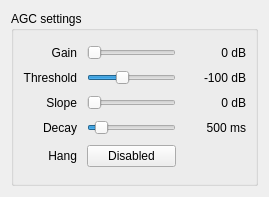
<?xml version="1.0" encoding="UTF-8"?>
<ui version="4.0">
 <class>CAgcOptions</class>
 <widget class="QDialog" name="CAgcOptions">
  <property name="geometry">
   <rect>
    <x>0</x>
    <y>0</y>
    <width>269</width>
    <height>197</height>
   </rect>
  </property>
  <property name="focusPolicy">
   <enum>Qt::StrongFocus</enum>
  </property>
  <property name="windowTitle">
   <string>AGC Settings</string>
  </property>
  <property name="windowIcon">
   <iconset resource="../../resources/icons.qrc">
    <normaloff>:/icons/icons/signal.svg</normaloff>:/icons/icons/signal.svg</iconset>
  </property>
  <layout class="QHBoxLayout" name="horizontalLayout">
   <item>
    <widget class="QGroupBox" name="groupBox">
     <property name="title">
      <string>AGC settings</string>
     </property>
     <layout class="QGridLayout" name="gridLayout">
      <property name="horizontalSpacing">
       <number>10</number>
      </property>
      <property name="verticalSpacing">
       <number>5</number>
      </property>
      <item row="4" column="0">
       <widget class="QLabel" name="slopeNameLabel">
        <property name="enabled">
         <bool>true</bool>
        </property>
        <property name="text">
         <string>Slope</string>
        </property>
        <property name="alignment">
         <set>Qt::AlignRight|Qt::AlignTrailing|Qt::AlignVCenter</set>
        </property>
       </widget>
      </item>
      <item row="2" column="0">
       <widget class="QLabel" name="thresholdNameLabel">
        <property name="text">
         <string>Threshold</string>
        </property>
        <property name="alignment">
         <set>Qt::AlignRight|Qt::AlignTrailing|Qt::AlignVCenter</set>
        </property>
       </widget>
      </item>
      <item row="4" column="1">
       <widget class="QSlider" name="slopeSlider">
        <property name="enabled">
         <bool>true</bool>
        </property>
        <property name="focusPolicy">
         <enum>Qt::StrongFocus</enum>
        </property>
        <property name="toolTip">
         <string>AGC slope</string>
        </property>
        <property name="maximum">
         <number>10</number>
        </property>
        <property name="pageStep">
         <number>1</number>
        </property>
        <property name="value">
         <number>0</number>
        </property>
        <property name="orientation">
         <enum>Qt::Horizontal</enum>
        </property>
       </widget>
      </item>
      <item row="2" column="2">
       <widget class="QLabel" name="thresholdLabel">
        <property name="minimumSize">
         <size>
          <width>60</width>
          <height>0</height>
         </size>
        </property>
        <property name="text">
         <string>-100 dB</string>
        </property>
        <property name="alignment">
         <set>Qt::AlignRight|Qt::AlignTrailing|Qt::AlignVCenter</set>
        </property>
       </widget>
      </item>
      <item row="5" column="0">
       <widget class="QLabel" name="decayNameLabel">
        <property name="enabled">
         <bool>true</bool>
        </property>
        <property name="text">
         <string>Decay</string>
        </property>
        <property name="alignment">
         <set>Qt::AlignRight|Qt::AlignTrailing|Qt::AlignVCenter</set>
        </property>
       </widget>
      </item>
      <item row="6" column="1">
       <widget class="QPushButton" name="hangButton">
        <property name="toolTip">
         <string>Enable / disable AGC hang</string>
        </property>
        <property name="text">
         <string>Disabled</string>
        </property>
        <property name="checkable">
         <bool>true</bool>
        </property>
        <property name="autoDefault">
         <bool>false</bool>
        </property>
        <property name="flat">
         <bool>false</bool>
        </property>
       </widget>
      </item>
      <item row="0" column="2">
       <widget class="QLabel" name="gainLabel">
        <property name="enabled">
         <bool>true</bool>
        </property>
        <property name="toolTip">
         <string>Manual gain. Used when AGC is switched off</string>
        </property>
        <property name="text">
         <string>0 dB</string>
        </property>
        <property name="alignment">
         <set>Qt::AlignRight|Qt::AlignTrailing|Qt::AlignVCenter</set>
        </property>
       </widget>
      </item>
      <item row="5" column="1">
       <widget class="QSlider" name="decaySlider">
        <property name="enabled">
         <bool>true</bool>
        </property>
        <property name="focusPolicy">
         <enum>Qt::StrongFocus</enum>
        </property>
        <property name="toolTip">
         <string>AGC decay time</string>
        </property>
        <property name="minimum">
         <number>50</number>
        </property>
        <property name="maximum">
         <number>5000</number>
        </property>
        <property name="singleStep">
         <number>10</number>
        </property>
        <property name="pageStep">
         <number>50</number>
        </property>
        <property name="value">
         <number>500</number>
        </property>
        <property name="sliderPosition">
         <number>500</number>
        </property>
        <property name="orientation">
         <enum>Qt::Horizontal</enum>
        </property>
       </widget>
      </item>
      <item row="5" column="2">
       <widget class="QLabel" name="decayLabel">
        <property name="enabled">
         <bool>true</bool>
        </property>
        <property name="text">
         <string>500 ms</string>
        </property>
        <property name="alignment">
         <set>Qt::AlignRight|Qt::AlignTrailing|Qt::AlignVCenter</set>
        </property>
       </widget>
      </item>
      <item row="0" column="1">
       <widget class="QSlider" name="gainSlider">
        <property name="enabled">
         <bool>true</bool>
        </property>
        <property name="focusPolicy">
         <enum>Qt::StrongFocus</enum>
        </property>
        <property name="toolTip">
         <string>Manual gain. Used when AGC is switched off</string>
        </property>
        <property name="maximum">
         <number>100</number>
        </property>
        <property name="orientation">
         <enum>Qt::Horizontal</enum>
        </property>
       </widget>
      </item>
      <item row="0" column="0">
       <widget class="QLabel" name="gainNameLabel">
        <property name="enabled">
         <bool>true</bool>
        </property>
        <property name="text">
         <string>Gain</string>
        </property>
        <property name="alignment">
         <set>Qt::AlignRight|Qt::AlignTrailing|Qt::AlignVCenter</set>
        </property>
       </widget>
      </item>
      <item row="4" column="2">
       <widget class="QLabel" name="slopeLabel">
        <property name="enabled">
         <bool>true</bool>
        </property>
        <property name="text">
         <string>0 dB</string>
        </property>
        <property name="alignment">
         <set>Qt::AlignRight|Qt::AlignTrailing|Qt::AlignVCenter</set>
        </property>
       </widget>
      </item>
      <item row="6" column="0">
       <widget class="QLabel" name="hangNameLabel">
        <property name="text">
         <string>Hang</string>
        </property>
        <property name="alignment">
         <set>Qt::AlignRight|Qt::AlignTrailing|Qt::AlignVCenter</set>
        </property>
       </widget>
      </item>
      <item row="2" column="1">
       <widget class="QSlider" name="thresholdSlider">
        <property name="focusPolicy">
         <enum>Qt::StrongFocus</enum>
        </property>
        <property name="toolTip">
         <string>AGC threshold (aka. knee)</string>
        </property>
        <property name="minimum">
         <number>-160</number>
        </property>
        <property name="maximum">
         <number>0</number>
        </property>
        <property name="value">
         <number>-100</number>
        </property>
        <property name="orientation">
         <enum>Qt::Horizontal</enum>
        </property>
       </widget>
      </item>
     </layout>
    </widget>
   </item>
  </layout>
 </widget>
 <tabstops>
  <tabstop>gainSlider</tabstop>
  <tabstop>thresholdSlider</tabstop>
  <tabstop>slopeSlider</tabstop>
  <tabstop>decaySlider</tabstop>
  <tabstop>hangButton</tabstop>
 </tabstops>
 <resources>
  <include location="../../resources/icons.qrc"/>
 </resources>
 <connections/>
</ui>
